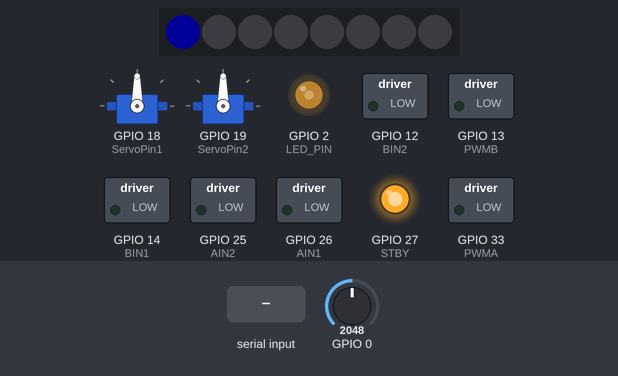
The sketch below on a simulated ESP32. Shown: 2 × servo, 8 RGB LEDs in strip order, left to right, switched loads named in the sketch (green lamp = pin HIGH), output pins drawn as LEDs (lit = HIGH). The inputs (shaded band) are chosen by the test bench; at power-on: GPIO 0 = 2048. Dim RGB values are drawn brighter than linear; random numbers use the default seed unless the sketch sets one; nothing arrives over Bluetooth unless stated.

Above: at 1.35 s.
At 4.1 s:
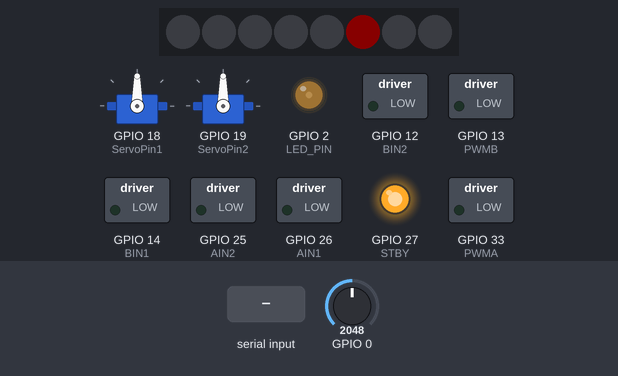
4.2 s: "X,45\n" received over the second serial link
At 4.2 s:
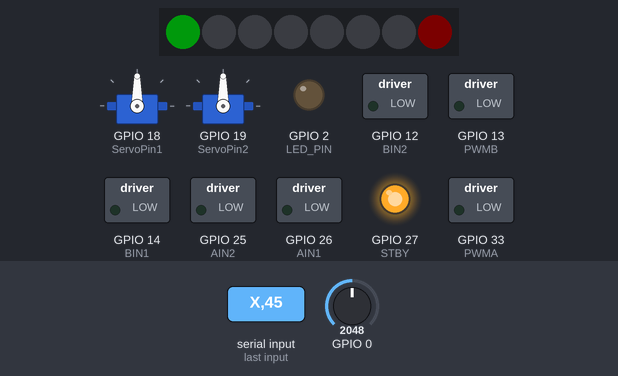
Timing chart, 0 to 7.2 s (numbered marks = the images above; inputs shaded):
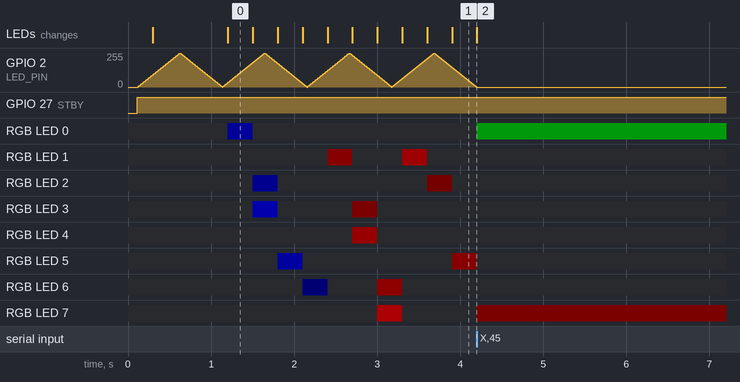

The sketch:

ESP32_car_test.ino
```cpp
//**************LED相关**********************

// NeoPixelFunLoop
// This example will move a trail of light around a series of pixels.
// A ring formation of pixels looks best.
// The trail will have a slowly fading tail.
//
// This will demonstrate the use of the NeoPixelAnimator.
// It shows the advanced use an animation to control the modification and
// starting of other animations.
// It also shows the normal use of animating colors.
// It also demonstrates the ability to share an animation channel rather than
// hard code them to pixels.
//

#include <NeoPixelBus.h>
#include <NeoPixelAnimator.h>


const uint16_t PixelCount = 8; // make sure to set this to the number of pixels in your strip
const uint16_t PixelPin = 32;  // make sure to set this to the correct pin, ignored for Esp8266
const uint16_t AnimCount = PixelCount / 5 * 2 + 1; // we only need enough animations for the tail and one extra

const uint16_t PixelFadeDuration = 300; // third of a second
// one second divide by the number of pixels = loop once a second
const uint16_t NextPixelMoveDuration = 1000 / PixelCount; // how fast we move through the pixels

NeoGamma<NeoGammaTableMethod> colorGamma; // for any fade animations, best to correct gamma

NeoPixelBus<NeoGrbFeature, Neo800KbpsMethod> strip(PixelCount, PixelPin);
// For Esp8266, the Pin is omitted and it uses GPIO3 due to DMA hardware use.
// There are other Esp8266 alternative methods that provide more pin options, but also have
// other side effects.
// for details see wiki linked here https://github.com/Makuna/NeoPixelBus/wiki/ESP8266-NeoMethods

// what is stored for state is specific to the need, in this case, the colors and
// the pixel to animate;
// basically what ever you need inside the animation update function
struct MyAnimationState
{
    RgbColor StartingColor;
    RgbColor EndingColor;
    uint16_t IndexPixel; // which pixel this animation is effecting
};

NeoPixelAnimator animations(AnimCount); // NeoPixel animation management object
MyAnimationState animationState[AnimCount];
uint16_t frontPixel = 0;  // the front of the loop
RgbColor frontColor;  // the color at the front of the loop

void SetRandomSeed()
{
    uint32_t seed;

    // random works best with a seed that can use 31 bits
    // analogRead on a unconnected pin tends toward less than four bits
    seed = analogRead(0);
    delay(1);

    for (int shifts = 3; shifts < 31; shifts += 3)
    {
        seed ^= analogRead(0) << shifts;
        delay(1);
    }

    // Serial.println(seed);
    randomSeed(seed);
}

void FadeOutAnimUpdate(const AnimationParam& param)
{
    // this gets called for each animation on every time step
    // progress will start at 0.0 and end at 1.0
    // we use the blend function on the RgbColor to mix
    // color based on the progress given to us in the animation
    RgbColor updatedColor = RgbColor::LinearBlend(
        animationState[param.index].StartingColor,
        animationState[param.index].EndingColor,
        param.progress);
    // apply the color to the strip
    strip.SetPixelColor(animationState[param.index].IndexPixel,
        colorGamma.Correct(updatedColor));
}

void LoopAnimUpdate(const AnimationParam& param)
{
    // wait for this animation to complete,
    // we are using it as a timer of sorts
    if (param.state == AnimationState_Completed)
    {
        // done, time to restart this position tracking animation/timer
        animations.RestartAnimation(param.index);

        // pick the next pixel inline to start animating
        //
        frontPixel = (frontPixel + 1) % PixelCount; // increment and wrap
        if (frontPixel == 0)
        {
            // we looped, lets pick a new front color
            frontColor = HslColor(random(360) / 360.0f, 1.0f, 0.25f);
        }

        uint16_t indexAnim;
        // do we have an animation available to use to animate the next front pixel?
        // if you see skipping, then either you are going to fast or need to increase
        // the number of animation channels
        if (animations.NextAvailableAnimation(&indexAnim, 1))
        {
            animationState[indexAnim].StartingColor = frontColor;
            animationState[indexAnim].EndingColor = RgbColor(0, 0, 0);
            animationState[indexAnim].IndexPixel = frontPixel;

            animations.StartAnimation(indexAnim, PixelFadeDuration, FadeOutAnimUpdate);
        }
    }
}

//**************以上为LED相关**********************

#include <ESP32Servo.h>
#include <BluetoothSerial.h>
#include <Arduino.h>

#define ServoPin1 18
#define ServoPin2 19

#define PWMA 33       //TB6612的相关引脚
#define AIN2 25
#define AIN1 26
#define STBY 27       //使能引脚，没特殊需求时可以直接接高电平（3.3V）
#define BIN1 14
#define BIN2 12
#define PWMB 13

// use first channel of 16 channels (started from zero)
#define LEDC_CHANNEL_0     0      //PWMA的PWM
#define LEDC_CHANNEL_1     1      //PWMB的PWM
#define LEDC_CHANNEL_2     2      //板载LED的PWM

// use 13 bit precission for LEDC timer
#define LEDC_TIMER_13_BIT  13

// use 5000 Hz as a LEDC base frequency
#define LEDC_BASE_FREQ     5000

// fade LED PIN (replace with LED_BUILTIN constant for built-in LED)
#define LED_PIN            2

int brightness = 0;    // how bright the LED is
int fadeAmount = 5;    // how many points to fade the LED by

// Arduino like analogWrite
// value has to be between 0 and valueMax
void ledcAnalogWrite(uint8_t channel, uint32_t value, uint32_t valueMax = 255) {
  // calculate duty, 8191 from 2 ^ 13 - 1
  uint32_t duty = (8191 / valueMax) * min(value, valueMax);

  // write duty to LEDC
  ledcWrite(channel, duty);
}
void runLED1(){                 //板载LED
  ledcAnalogWrite(LEDC_CHANNEL_2, brightness);

  // change the brightness for next time through the loop:
  brightness = brightness + fadeAmount;

  // reverse the direction of the fading at the ends of the fade:
  if (brightness <= 0 || brightness >= 255) {
    fadeAmount = -fadeAmount;
  }
}
void runLED2(){                     //板载LED
  ledcAnalogWrite(LEDC_CHANNEL_2, brightness);

  // change the brightness for next time through the loop:
  brightness = brightness + fadeAmount*8;

  // reverse the direction of the fading at the ends of the fade:
  if (brightness <= 0 || brightness >= 255) {
    fadeAmount = -fadeAmount;
  }
}

unsigned long previousMillis1 = 0;
unsigned long previousMillis2 = 0;
const long LEDdelay=10;               //(milliseconds)板载LED变化时间间隔

#define MAX_SPEED 200     //0-255

char BluetoothData;         //蓝牙数据
boolean d1,d2;
int spdBR, spdBL;
int lpad_x=127,lpad_y=127,rpad_x=127,rpad_y=127;             //   摇杆初始值


Servo servo1,servo2;            //将要加上的两个舵机
BluetoothSerial ESP32_BT;

void tb6612_init(){
  pinMode(AIN2,OUTPUT);
  pinMode(AIN1,OUTPUT);
  pinMode(BIN2,OUTPUT);
  pinMode(BIN1,OUTPUT);
  pinMode(STBY,OUTPUT);

  ledcSetup(LEDC_CHANNEL_0, LEDC_BASE_FREQ, LEDC_TIMER_13_BIT);
  ledcAttachPin(PWMA, LEDC_CHANNEL_0);
  ledcSetup(LEDC_CHANNEL_1, LEDC_BASE_FREQ, LEDC_TIMER_13_BIT);
  ledcAttachPin(PWMB, LEDC_CHANNEL_1);

  digitalWrite(STBY,LOW);
}


void setup(){
  //将要加上的舵机
  // Allow allocation of all timers
  ESP32PWM::allocateTimer(0);
  ESP32PWM::allocateTimer(1);
  ESP32PWM::allocateTimer(2);
  ESP32PWM::allocateTimer(3);
  servo1.setPeriodHertz(50);    // standard 50 hz servo
  servo1.attach(ServoPin1, 1000, 2000); // attaches the servo on pin 18 to the servo object
  servo2.setPeriodHertz(50);    // standard 50 hz servo
  servo2.attach(ServoPin2, 1000, 2000); // attaches the servo on pin 18 to the servo object
  // using default min/max of 1000us and 2000us
  // different servos may require different min/max settings
  // for an accurate 0 to 180 sweep

  ledcSetup(LEDC_CHANNEL_2, LEDC_BASE_FREQ, LEDC_TIMER_13_BIT);     //板载LED
  ledcAttachPin(LED_PIN, LEDC_CHANNEL_2);

  tb6612_init();
  ESP32_BT.begin("BTcar");

  dcMotorIni(1,1);

//  Serial.begin(115200);       // 启动硬件串口（用于输出调试信息和接收控制指令）
  delay(100);

    strip.Begin();
    strip.Show();

    SetRandomSeed();

    // we use the index 0 animation to time how often we move to the next
    // pixel in the strip
    animations.StartAnimation(0, NextPixelMoveDuration, LoopAnimUpdate);
}

void loop(){
  unsigned long currentMillis = millis();

  if(ESP32_BT.connected()){
    digitalWrite(STBY,HIGH);
    if (currentMillis - previousMillis1 >= LEDdelay) {
    previousMillis1 = currentMillis;
    runLED1();         //RGB环形LED灯的变化
  }
  }else {
    digitalWrite(STBY,LOW);
    if (currentMillis - previousMillis1 >= LEDdelay) {
    previousMillis1 = currentMillis;
    runLED2();         //RGB环形LED灯的变化
  }
  }


  if(ESP32_BT.available()){
    BluetoothData=ESP32_BT.read();

    switch(BluetoothData){

    //***Control Pad on Left - Sends 'X__,Y__*' every 100ms
    case'X':              //左摇杆
      lpad_x=ESP32_BT.parseInt();
      while (BluetoothData!='*'){
        if(ESP32_BT.available()){
          BluetoothData=ESP32_BT.read();   //Get next character from bluetooth
          if(BluetoothData=='Y')lpad_y=ESP32_BT.parseInt();
        }
      }
      break;
    //***Control Pad on Right - Sends 'RX__,Y__*' every 100ms
    case'R':              //右摇杆
      while (BluetoothData!='*'){
        if(ESP32_BT.available()){
          BluetoothData=ESP32_BT.read();   //Get next character from bluetooth
          if(BluetoothData=='X')rpad_x=ESP32_BT.parseInt();
          if(BluetoothData=='Y')rpad_y=ESP32_BT.parseInt();
        }
      }
      break;
    }
  }

  Mapdata();          //将遥杆数据转换成电机运行的数据

  manualMode();

    // this is all that is needed to keep it running
    // and avoiding using delay() is always a good thing for
    // any timing related routines
    animations.UpdateAnimations();
    strip.Show();
}


//将遥杆数据转换成电机运行的数据
void Mapdata(){
    int valLX = map(lpad_x, 0, 255, -MAX_SPEED, MAX_SPEED);
    int valLY = map(lpad_y, 255, 0, -MAX_SPEED, MAX_SPEED);
    int valRX = map(rpad_x, 0, 255, -MAX_SPEED, MAX_SPEED);
    int valRY = map(rpad_y, 255, 0, -MAX_SPEED, MAX_SPEED);

    spdBL = valLY + valLX;
    spdBR = valLY - valLX;

    spdBR += valRY - valRX;
    spdBL += valRY + valRX;

    if (abs(spdBL)<20) spdBL=0;
    if (abs(spdBR)<20) spdBR=0;

    spdBL = constrain(spdBL,-255,255);
    spdBR = constrain(spdBR,-255,255);

}

void manualMode(){
  ledcAnalogWrite(LEDC_CHANNEL_0, abs(spdBL));
  ledcAnalogWrite(LEDC_CHANNEL_1, abs(spdBR));

  if (spdBL > 30) {
    M1Forward();
  } else if (spdBL < -30) {
    M1Backward();
  } else M1Release();
  if (spdBR > 30) {
    M2Forward();
  } else if (spdBR < -30) {
    M2Backward();
  } else M2Release();
}

void M1Forward(){
  digitalWrite (AIN2,d1);
  digitalWrite (AIN1,!d1);
}
void M1Backward(){
  digitalWrite (AIN2,!d1);
  digitalWrite (AIN1,d1);
}
void M1Release(){
  digitalWrite (AIN1,0);
  digitalWrite (AIN2,0);
}
void M2Forward(){
  digitalWrite (BIN1,d2);
  digitalWrite (BIN2,!d2);
}
void M2Backward(){
  digitalWrite (BIN1,!d2);
  digitalWrite (BIN2,d2);
}
void M2Release(){
  digitalWrite (BIN1,0);
  digitalWrite (BIN2,0);
}

void dcMotorIni(bool dir1, bool dir2){
  d1=dir1;
  d2=dir2;
}
```

Measured:
- after the input at 4.2 s, every drawn part: stays the same
